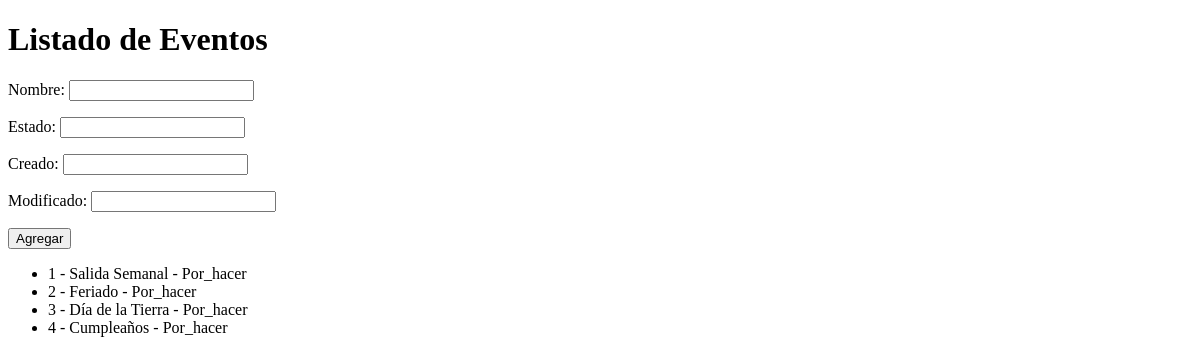
The page /mis-eventos/ on the database as committed earlier.
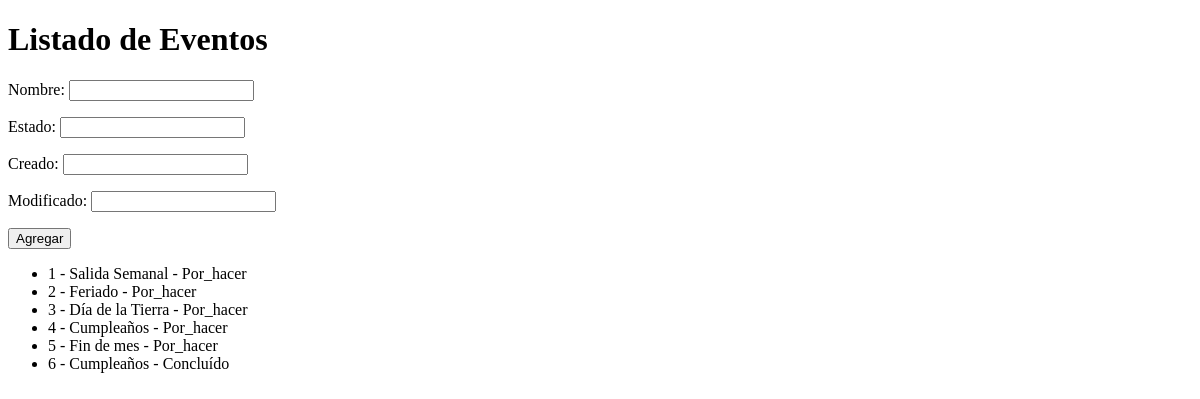
The same page on the database as committed later.
### AppTrekking/models.py (models this page shows, shortened)
class Evento(models.Model):
    nombre = models.TextField(max_length=100)
    estado = models.TextField(max_length=100)
    creado = models.DateTimeField(auto_now_add="")
    modificado = models.DateTimeField(auto_now="")
    def __str__(self):
        return f"{self.id} - {self.nombre} - {self.estado}"

### AppTrekking/views.py (the view)
# urls.py: path('mis-eventos/', mostrar_mis_eventos, name="mis-evento"),
def mostrar_mis_eventos(request):
    eventos = Evento.objects.all()
    context= {"eventos": eventos, "form": EventoForm()}
    return render(request, "AppTrekking/eventos.html", context)

### AppTrekking/forms.py
class EventoForm(forms.Form):
    nombre = forms.CharField(max_length=100)
    estado = forms.CharField(max_length=100)
    creado = forms.DateField()
    modificado = forms.DateField()

### AppTrekking/templates/AppTrekking/eventos.html (shortened to what this page needs)
{% extends 'AppTrekking/index.html' %}
{% block titulo %} Listado de Eventos {% endblock %}
{% block listado%}
<form action="{% url 'eventos-create' %}" method="POST">
    {{form.as_p}}
    <input type="submit" value="Agregar">
</form>
<ul>
    {% for evento in eventos %}
        <li>{{evento}}</li>
    {% endfor %}
</ul>
{% endblock %}

### AppTrekking/templates/AppTrekking/index.html (shortened to what this page needs)
<!DOCTYPE html>
<html lang="es">
<head>
</head>
<body>
<h1>
{% block titulo%}
{% endblock %}
</h1>
{% block listado%}
{% endblock %}
</body>
</html>

Rows that differ between the two databases and show on the page:
added Evento: id+nombre+estado "5 - Fin de mes - Por_hacer"
added Evento: id+nombre+estado "6 - Cumpleaños - Concluído"
